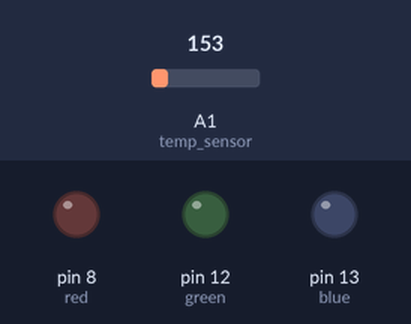
This sketch was run on a simulated Arduino Uno, built with avr-gcc and run on an emulated ATmega328P. Shown: output pins drawn as LEDs (lit = HIGH). The test bench sets the inputs (shaded band); at power-on: A1 (temp_sensor) = 153.

Above: at 3.9 s.
4.0 s: A1 (temp_sensor) set to 209
10.9 s: A1 (temp_sensor) set to 227
At 12.45 s:
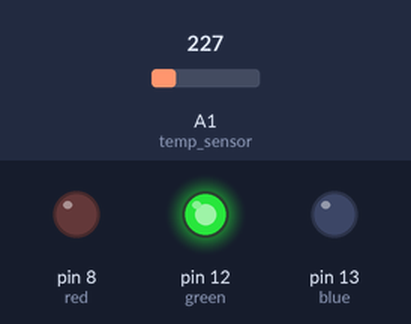
18.8 s: A1 (temp_sensor) set to 191
At 21.75 s:
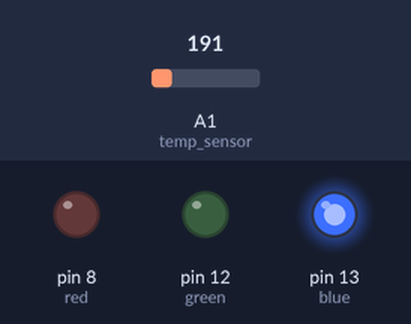
26.4 s: A1 (temp_sensor) set to 221
At 29.4 s:
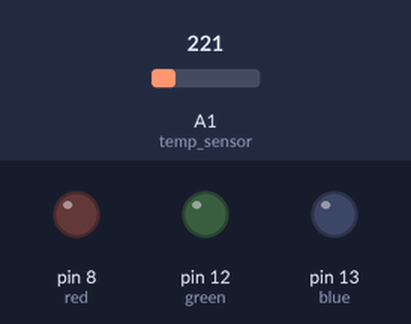
Timing chart, 0 to 35.3 s (numbered marks = the images above; inputs shaded):
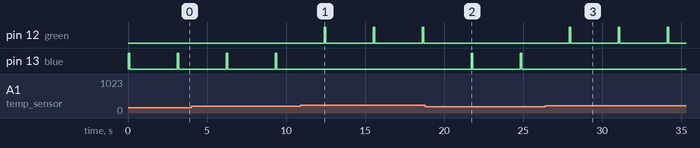

The sketch:

office_temp.ino
```cpp
//#include <HIDSerial.h>

#define temp_sensor A1
#define red   8
#define green 12
#define blue  13

float min_temp = 20.0;
float max_temp = 27.0;

//HIDSerial serial;

void setup() {
  //serial.begin();

  pinMode(red, OUTPUT);
  pinMode(green, OUTPUT);
  pinMode(blue, OUTPUT);

  digitalWrite(red, LOW);
  digitalWrite(green, LOW);
  digitalWrite(blue, LOW);
}

void loop() {
  int sens = analogRead(temp_sensor);
  float temp = (float)sens;
  temp = (temp * 3.25 / 1024 - 0.5) / 0.01;

  //serial.println(temp);

  if (temp < min_temp) {
    digitalWrite(blue, HIGH);
    delay(100);
    //serial.println("BLUE");
  }
  if (temp >= min_temp && temp <= max_temp) {
    digitalWrite(green, HIGH);
    delay(100);
    //serial.println("GREEN");
  }
  if (temp > max_temp) {
    digitalWrite(red, HIGH);
    delay(100);
    //serial.println("RED");
  }

  digitalWrite(red, LOW);
  digitalWrite(green, LOW);
  digitalWrite(blue, LOW);

  //serial.poll();

  delay(3000);
}
```

Measured:
- the behaviour switches between 220 and 221 on A1 (temp_sensor) (found by bisection; images 0 and 1)
- after the input at 10.9 s, pin 12 (green): alternates HIGH for 0.10 s and LOW for 3.0 s, starting after 1.5 s; pin 13 (blue): stops changing and stays LOW
- after the input at 18.8 s, pin 12 (green): stops changing and stays LOW; pin 13 (blue): alternates HIGH for 0.10 s and LOW for 3.0 s, starting after 2.9 s
- after the input at 26.4 s, pin 12 (green): alternates HIGH for 0.10 s and LOW for 3.0 s, starting after 1.5 s; pin 13 (blue): stops changing and stays LOW
- by itself, pin 13 (blue): alternates HIGH for 0.10 s and LOW for 3.0 s
